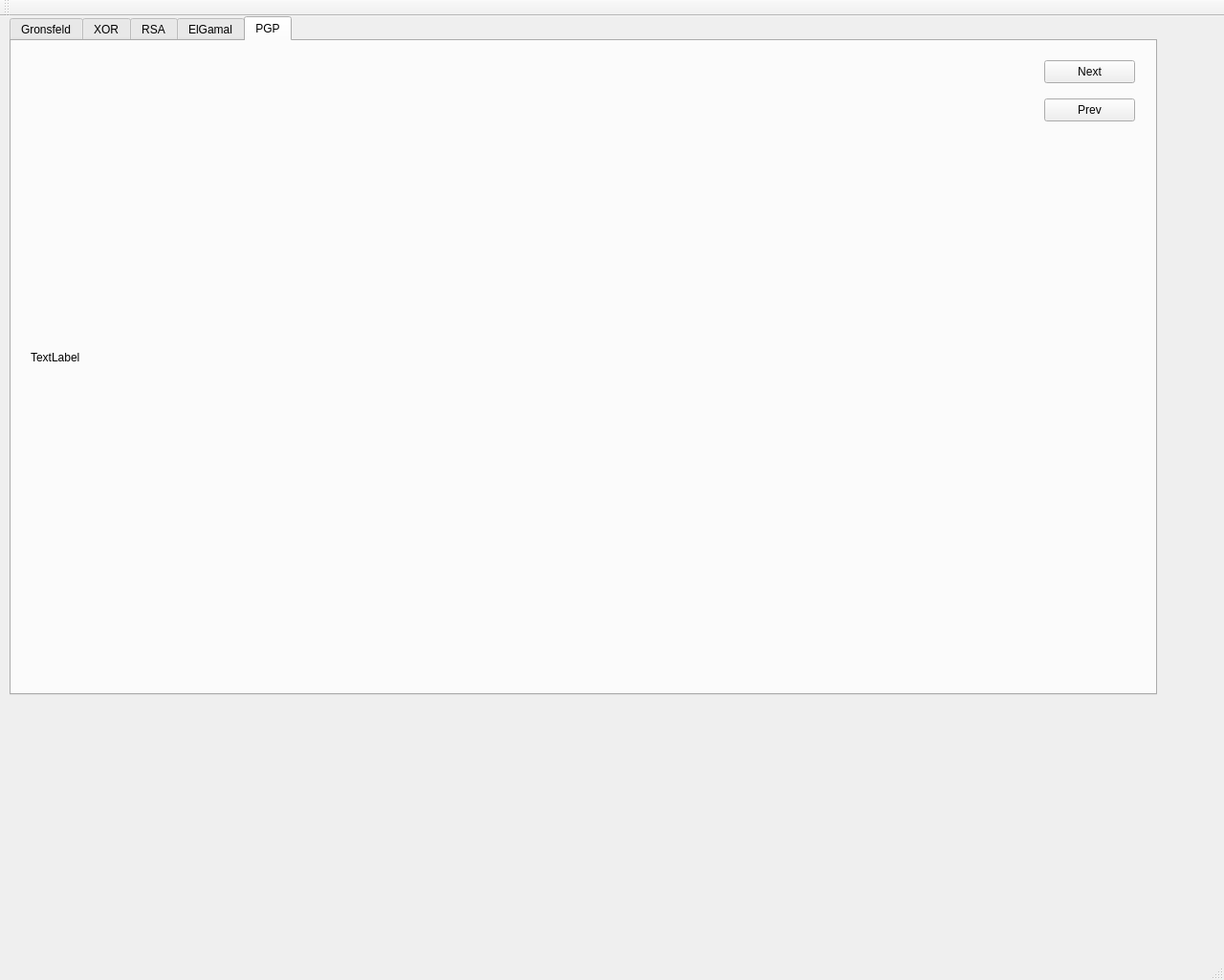
<?xml version="1.0" encoding="UTF-8"?>
<ui version="4.0">
 <class>MainWindow</class>
 <widget class="QMainWindow" name="MainWindow">
  <property name="geometry">
   <rect>
    <x>0</x>
    <y>0</y>
    <width>1280</width>
    <height>1025</height>
   </rect>
  </property>
  <property name="windowTitle">
   <string>MainWindow</string>
  </property>
  <widget class="QWidget" name="centralWidget">
   <widget class="QTabWidget" name="tabWidget">
    <property name="geometry">
     <rect>
      <x>10</x>
      <y>0</y>
      <width>1200</width>
      <height>710</height>
     </rect>
    </property>
    <property name="currentIndex">
     <number>4</number>
    </property>
    <widget class="QWidget" name="GronsfeldTab">
     <attribute name="title">
      <string>Gronsfeld</string>
     </attribute>
     <widget class="QTextEdit" name="m_gronsfeldDecodedMessage">
      <property name="geometry">
       <rect>
        <x>10</x>
        <y>30</y>
        <width>471</width>
        <height>81</height>
       </rect>
      </property>
     </widget>
     <widget class="QLabel" name="label">
      <property name="geometry">
       <rect>
        <x>20</x>
        <y>10</y>
        <width>131</width>
        <height>16</height>
       </rect>
      </property>
      <property name="text">
       <string>Decoded message:</string>
      </property>
     </widget>
     <widget class="QLabel" name="label_2">
      <property name="geometry">
       <rect>
        <x>20</x>
        <y>150</y>
        <width>121</width>
        <height>16</height>
       </rect>
      </property>
      <property name="text">
       <string>Encoded message:</string>
      </property>
     </widget>
     <widget class="QTextEdit" name="m_gronsfeldEncodedMessage">
      <property name="geometry">
       <rect>
        <x>10</x>
        <y>170</y>
        <width>471</width>
        <height>81</height>
       </rect>
      </property>
     </widget>
     <widget class="QPushButton" name="m_gronsfeldEncodeButton">
      <property name="geometry">
       <rect>
        <x>370</x>
        <y>120</y>
        <width>99</width>
        <height>23</height>
       </rect>
      </property>
      <property name="text">
       <string>Encode</string>
      </property>
     </widget>
     <widget class="QPushButton" name="m_gronsfeldDecodButton">
      <property name="geometry">
       <rect>
        <x>370</x>
        <y>260</y>
        <width>99</width>
        <height>23</height>
       </rect>
      </property>
      <property name="text">
       <string>Decode</string>
      </property>
     </widget>
     <widget class="QLineEdit" name="m_gronsfeldCipherLine">
      <property name="geometry">
       <rect>
        <x>500</x>
        <y>50</y>
        <width>151</width>
        <height>22</height>
       </rect>
      </property>
      <property name="inputMethodHints">
       <set>Qt::ImhDigitsOnly|Qt::ImhFormattedNumbersOnly</set>
      </property>
     </widget>
     <widget class="QLabel" name="label_3">
      <property name="geometry">
       <rect>
        <x>510</x>
        <y>30</y>
        <width>91</width>
        <height>16</height>
       </rect>
      </property>
      <property name="text">
       <string>Cipher key:</string>
      </property>
     </widget>
    </widget>
    <widget class="QWidget" name="XORTab">
     <attribute name="title">
      <string>XOR</string>
     </attribute>
     <widget class="QLabel" name="label_4">
      <property name="geometry">
       <rect>
        <x>20</x>
        <y>150</y>
        <width>121</width>
        <height>16</height>
       </rect>
      </property>
      <property name="text">
       <string>Encoded message:</string>
      </property>
     </widget>
     <widget class="QTextEdit" name="m_XOREncodedMessage">
      <property name="geometry">
       <rect>
        <x>10</x>
        <y>170</y>
        <width>471</width>
        <height>81</height>
       </rect>
      </property>
      <property name="locale">
       <locale language="Russian" country="RussianFederation"/>
      </property>
     </widget>
     <widget class="QLabel" name="label_5">
      <property name="geometry">
       <rect>
        <x>20</x>
        <y>10</y>
        <width>131</width>
        <height>16</height>
       </rect>
      </property>
      <property name="text">
       <string>Decoded message:</string>
      </property>
     </widget>
     <widget class="QTextEdit" name="m_XORDecodedMessage">
      <property name="geometry">
       <rect>
        <x>10</x>
        <y>30</y>
        <width>471</width>
        <height>81</height>
       </rect>
      </property>
      <property name="locale">
       <locale language="Russian" country="RussianFederation"/>
      </property>
     </widget>
     <widget class="QLabel" name="label_6">
      <property name="geometry">
       <rect>
        <x>510</x>
        <y>30</y>
        <width>91</width>
        <height>16</height>
       </rect>
      </property>
      <property name="text">
       <string>Cipher key:</string>
      </property>
     </widget>
     <widget class="QPushButton" name="m_XOREncodeButton">
      <property name="geometry">
       <rect>
        <x>370</x>
        <y>120</y>
        <width>99</width>
        <height>23</height>
       </rect>
      </property>
      <property name="text">
       <string>Encode</string>
      </property>
     </widget>
     <widget class="QLineEdit" name="m_XORCipherLine">
      <property name="geometry">
       <rect>
        <x>500</x>
        <y>50</y>
        <width>151</width>
        <height>22</height>
       </rect>
      </property>
     </widget>
     <widget class="QPushButton" name="m_XORDecodButton">
      <property name="geometry">
       <rect>
        <x>370</x>
        <y>260</y>
        <width>99</width>
        <height>23</height>
       </rect>
      </property>
      <property name="text">
       <string>Decode</string>
      </property>
     </widget>
    </widget>
    <widget class="QWidget" name="RSATab">
     <attribute name="title">
      <string>RSA</string>
     </attribute>
     <widget class="QTextEdit" name="m_RSAMessage">
      <property name="geometry">
       <rect>
        <x>10</x>
        <y>30</y>
        <width>491</width>
        <height>71</height>
       </rect>
      </property>
     </widget>
     <widget class="QTextEdit" name="m_RSAEncoded">
      <property name="geometry">
       <rect>
        <x>10</x>
        <y>120</y>
        <width>491</width>
        <height>71</height>
       </rect>
      </property>
      <property name="textInteractionFlags">
       <set>Qt::NoTextInteraction</set>
      </property>
     </widget>
     <widget class="QTextEdit" name="m_RSADecoded">
      <property name="geometry">
       <rect>
        <x>10</x>
        <y>210</y>
        <width>491</width>
        <height>71</height>
       </rect>
      </property>
      <property name="textInteractionFlags">
       <set>Qt::NoTextInteraction</set>
      </property>
     </widget>
     <widget class="QLabel" name="label_7">
      <property name="geometry">
       <rect>
        <x>30</x>
        <y>4</y>
        <width>71</width>
        <height>20</height>
       </rect>
      </property>
      <property name="text">
       <string>Message:</string>
      </property>
     </widget>
     <widget class="QLabel" name="label_8">
      <property name="geometry">
       <rect>
        <x>20</x>
        <y>100</y>
        <width>71</width>
        <height>20</height>
       </rect>
      </property>
      <property name="text">
       <string>Encoded:</string>
      </property>
     </widget>
     <widget class="QLabel" name="label_9">
      <property name="geometry">
       <rect>
        <x>20</x>
        <y>190</y>
        <width>71</width>
        <height>20</height>
       </rect>
      </property>
      <property name="text">
       <string>Decoded:</string>
      </property>
     </widget>
     <widget class="QLabel" name="label_10">
      <property name="geometry">
       <rect>
        <x>570</x>
        <y>20</y>
        <width>31</width>
        <height>21</height>
       </rect>
      </property>
      <property name="text">
       <string>Keys:</string>
      </property>
     </widget>
     <widget class="QLabel" name="label_11">
      <property name="geometry">
       <rect>
        <x>530</x>
        <y>60</y>
        <width>16</width>
        <height>16</height>
       </rect>
      </property>
      <property name="text">
       <string>P:</string>
      </property>
     </widget>
     <widget class="QLabel" name="m_pLine">
      <property name="geometry">
       <rect>
        <x>560</x>
        <y>60</y>
        <width>91</width>
        <height>16</height>
       </rect>
      </property>
      <property name="text">
       <string/>
      </property>
     </widget>
     <widget class="QLabel" name="label_12">
      <property name="geometry">
       <rect>
        <x>530</x>
        <y>90</y>
        <width>16</width>
        <height>16</height>
       </rect>
      </property>
      <property name="text">
       <string>Q:</string>
      </property>
     </widget>
     <widget class="QLabel" name="m_qLine">
      <property name="geometry">
       <rect>
        <x>560</x>
        <y>90</y>
        <width>81</width>
        <height>16</height>
       </rect>
      </property>
      <property name="text">
       <string/>
      </property>
     </widget>
     <widget class="QLabel" name="label_17">
      <property name="geometry">
       <rect>
        <x>550</x>
        <y>120</y>
        <width>81</width>
        <height>16</height>
       </rect>
      </property>
      <property name="text">
       <string>Public Key:</string>
      </property>
     </widget>
     <widget class="QLabel" name="label_18">
      <property name="geometry">
       <rect>
        <x>530</x>
        <y>140</y>
        <width>16</width>
        <height>16</height>
       </rect>
      </property>
      <property name="text">
       <string>E:</string>
      </property>
     </widget>
     <widget class="QLabel" name="m_eLine">
      <property name="geometry">
       <rect>
        <x>560</x>
        <y>140</y>
        <width>81</width>
        <height>16</height>
       </rect>
      </property>
      <property name="text">
       <string/>
      </property>
     </widget>
     <widget class="QLabel" name="label_19">
      <property name="geometry">
       <rect>
        <x>530</x>
        <y>170</y>
        <width>16</width>
        <height>16</height>
       </rect>
      </property>
      <property name="text">
       <string>N:</string>
      </property>
     </widget>
     <widget class="QLabel" name="m_nLine">
      <property name="geometry">
       <rect>
        <x>560</x>
        <y>170</y>
        <width>81</width>
        <height>16</height>
       </rect>
      </property>
      <property name="text">
       <string/>
      </property>
     </widget>
     <widget class="QLabel" name="label_20">
      <property name="geometry">
       <rect>
        <x>550</x>
        <y>200</y>
        <width>81</width>
        <height>16</height>
       </rect>
      </property>
      <property name="text">
       <string>Private Key:</string>
      </property>
     </widget>
     <widget class="QLabel" name="label_21">
      <property name="geometry">
       <rect>
        <x>530</x>
        <y>230</y>
        <width>16</width>
        <height>16</height>
       </rect>
      </property>
      <property name="text">
       <string>D:</string>
      </property>
     </widget>
     <widget class="QLabel" name="m_dLine">
      <property name="geometry">
       <rect>
        <x>560</x>
        <y>230</y>
        <width>81</width>
        <height>16</height>
       </rect>
      </property>
      <property name="text">
       <string/>
      </property>
     </widget>
     <widget class="QLabel" name="label_22">
      <property name="geometry">
       <rect>
        <x>530</x>
        <y>260</y>
        <width>16</width>
        <height>16</height>
       </rect>
      </property>
      <property name="text">
       <string>N:</string>
      </property>
     </widget>
     <widget class="QLabel" name="m_nLine_2">
      <property name="geometry">
       <rect>
        <x>560</x>
        <y>260</y>
        <width>81</width>
        <height>16</height>
       </rect>
      </property>
      <property name="text">
       <string/>
      </property>
     </widget>
     <widget class="QPushButton" name="m_RSAEncode">
      <property name="geometry">
       <rect>
        <x>400</x>
        <y>100</y>
        <width>99</width>
        <height>23</height>
       </rect>
      </property>
      <property name="text">
       <string>Encode</string>
      </property>
     </widget>
     <widget class="QPushButton" name="m_RSADecode">
      <property name="geometry">
       <rect>
        <x>400</x>
        <y>190</y>
        <width>99</width>
        <height>23</height>
       </rect>
      </property>
      <property name="text">
       <string>Decode</string>
      </property>
     </widget>
    </widget>
    <widget class="QWidget" name="ElGamalTab">
     <attribute name="title">
      <string>ElGamal</string>
     </attribute>
     <widget class="QLineEdit" name="m_elGamalPLine">
      <property name="geometry">
       <rect>
        <x>490</x>
        <y>30</y>
        <width>151</width>
        <height>22</height>
       </rect>
      </property>
      <property name="inputMethodHints">
       <set>Qt::ImhDigitsOnly</set>
      </property>
     </widget>
     <widget class="QTextEdit" name="m_elGamalDecodedMessage">
      <property name="geometry">
       <rect>
        <x>10</x>
        <y>30</y>
        <width>471</width>
        <height>81</height>
       </rect>
      </property>
     </widget>
     <widget class="QPushButton" name="m_elGamalDecodButton">
      <property name="geometry">
       <rect>
        <x>370</x>
        <y>260</y>
        <width>99</width>
        <height>23</height>
       </rect>
      </property>
      <property name="text">
       <string>Decode</string>
      </property>
     </widget>
     <widget class="QLabel" name="label_13">
      <property name="geometry">
       <rect>
        <x>20</x>
        <y>150</y>
        <width>121</width>
        <height>16</height>
       </rect>
      </property>
      <property name="text">
       <string>Encoded message:</string>
      </property>
     </widget>
     <widget class="QTextEdit" name="m_elGamalEncodedMessage">
      <property name="geometry">
       <rect>
        <x>10</x>
        <y>170</y>
        <width>471</width>
        <height>81</height>
       </rect>
      </property>
     </widget>
     <widget class="QLabel" name="label_14">
      <property name="geometry">
       <rect>
        <x>20</x>
        <y>10</y>
        <width>131</width>
        <height>16</height>
       </rect>
      </property>
      <property name="text">
       <string>Decoded message:</string>
      </property>
     </widget>
     <widget class="QPushButton" name="m_elGamalEncodeButton">
      <property name="geometry">
       <rect>
        <x>370</x>
        <y>120</y>
        <width>99</width>
        <height>23</height>
       </rect>
      </property>
      <property name="text">
       <string>Encode</string>
      </property>
     </widget>
     <widget class="QLabel" name="label_15">
      <property name="geometry">
       <rect>
        <x>500</x>
        <y>10</y>
        <width>91</width>
        <height>16</height>
       </rect>
      </property>
      <property name="text">
       <string>P:</string>
      </property>
     </widget>
     <widget class="QLineEdit" name="m_elGamalGLine">
      <property name="geometry">
       <rect>
        <x>490</x>
        <y>90</y>
        <width>151</width>
        <height>22</height>
       </rect>
      </property>
      <property name="inputMethodHints">
       <set>Qt::ImhDigitsOnly|Qt::ImhFormattedNumbersOnly</set>
      </property>
     </widget>
     <widget class="QLabel" name="label_16">
      <property name="geometry">
       <rect>
        <x>500</x>
        <y>70</y>
        <width>91</width>
        <height>16</height>
       </rect>
      </property>
      <property name="text">
       <string>G:</string>
      </property>
     </widget>
    </widget>
    <widget class="QWidget" name="PGPTab">
     <attribute name="title">
      <string>PGP</string>
     </attribute>
     <widget class="QPushButton" name="pushButton">
      <property name="geometry">
       <rect>
        <x>10</x>
        <y>930</y>
        <width>95</width>
        <height>24</height>
       </rect>
      </property>
      <property name="text">
       <string>PushButton</string>
      </property>
     </widget>
     <widget class="QPushButton" name="pushButton_2">
      <property name="geometry">
       <rect>
        <x>620</x>
        <y>930</y>
        <width>95</width>
        <height>24</height>
       </rect>
      </property>
      <property name="text">
       <string>PushButton</string>
      </property>
     </widget>
     <widget class="QLabel" name="m_image">
      <property name="geometry">
       <rect>
        <x>20</x>
        <y>10</y>
        <width>910</width>
        <height>641</height>
       </rect>
      </property>
      <property name="text">
       <string>TextLabel</string>
      </property>
     </widget>
     <widget class="QPushButton" name="pushButton_3">
      <property name="geometry">
       <rect>
        <x>1080</x>
        <y>20</y>
        <width>95</width>
        <height>24</height>
       </rect>
      </property>
      <property name="text">
       <string>Next</string>
      </property>
     </widget>
     <widget class="QPushButton" name="pushButton_4">
      <property name="geometry">
       <rect>
        <x>1080</x>
        <y>60</y>
        <width>95</width>
        <height>24</height>
       </rect>
      </property>
      <property name="text">
       <string>Prev</string>
      </property>
     </widget>
    </widget>
   </widget>
  </widget>
  <widget class="QMenuBar" name="menuBar">
   <property name="geometry">
    <rect>
     <x>0</x>
     <y>0</y>
     <width>1280</width>
     <height>21</height>
    </rect>
   </property>
   <property name="inputMethodHints">
    <set>Qt::ImhDigitsOnly|Qt::ImhFormattedNumbersOnly</set>
   </property>
  </widget>
  <widget class="QToolBar" name="mainToolBar">
   <attribute name="toolBarArea">
    <enum>TopToolBarArea</enum>
   </attribute>
   <attribute name="toolBarBreak">
    <bool>false</bool>
   </attribute>
  </widget>
  <widget class="QStatusBar" name="statusBar"/>
 </widget>
 <layoutdefault spacing="6" margin="11"/>
 <resources/>
 <connections/>
</ui>
